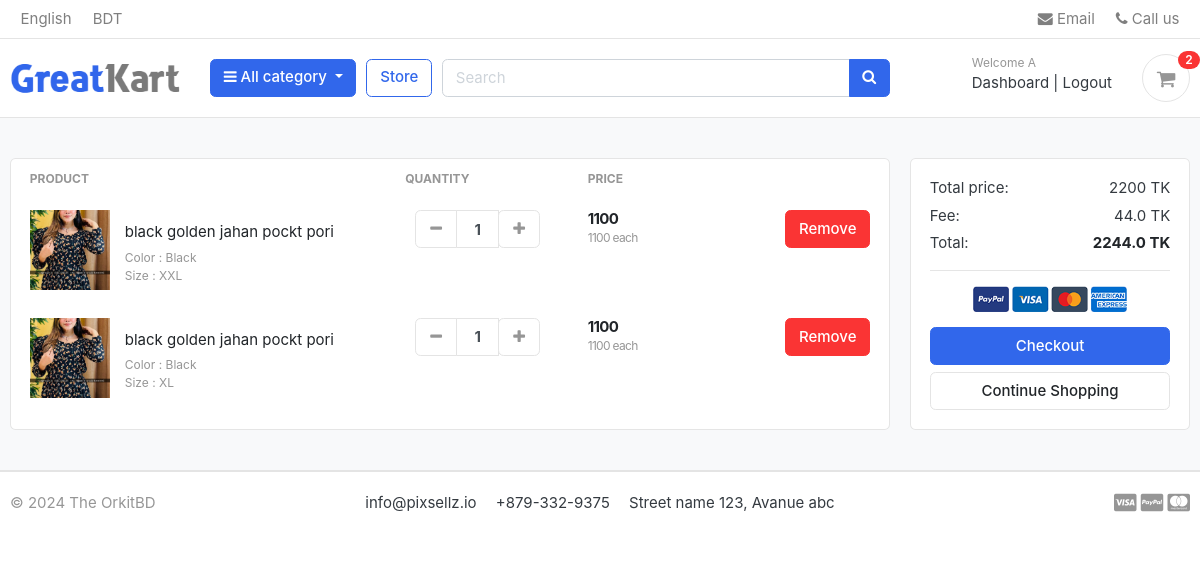
Screenshot of /cart/ (signed in) with the database file from the repository.
### accounts/models.py (models this page shows, shortened)
class Account(AbstractBaseUser):
    first_name      = models.CharField(max_length=50)
    last_name       = models.CharField(max_length=50)
    username        = models.CharField(max_length=50, unique=True)
    email           = models.EmailField(max_length=100, unique=True)
    phone_number    = models.CharField(max_length=50)
    date_joined     = models.DateTimeField(auto_now_add=True)
    last_login      = models.DateTimeField(auto_now_add=True)
    is_admin        = models.BooleanField(default=False)
    is_staff        = models.BooleanField(default=False)
    is_active        = models.BooleanField(default=False)
    is_superadmin        = models.BooleanField(default=False)
    USERNAME_FIELD = 'email'
    REQUIRED_FIELDS = ['username', 'first_name', 'last_name','phone_number']
    objects = MyAccountManager()

### carts/models.py (models this page shows, shortened)
class CartItem(models.Model):
    user = models.ForeignKey(Account,on_delete=models.CASCADE,null=True)
    product = models.ForeignKey(Product,on_delete=models.CASCADE)
    variations = models.ManyToManyField(Variation, blank=True)
    cart = models.ForeignKey(Cart,on_delete=models.CASCADE, null=True)
    quantity = models.IntegerField()
    is_active = models.BooleanField(default=True)
    def sub_total(self):
        return self.product.price *self.quantity

### store/models.py (models this page shows, shortened)
class Product (models.Model):
    product_name = models.CharField(max_length=100,unique=True)
    slug  = models.SlugField(max_length=100,unique=True)
    description = models.CharField(max_length=1000,unique=True)
    price = models.IntegerField()
    images = models.ImageField(upload_to='photos/products')
    stock = models.IntegerField()
    is_avilable = models.BooleanField(default=True)
    category = models.ForeignKey(Category,on_delete=models.CASCADE)
    created_date = models.DateTimeField(auto_now=True)
    modified_date = models.DateTimeField(auto_now=True)
    def get_url(self):
        return reverse('product_detail',args=[self.category.slug, self.slug])

class Variation(models.Model):
    product = models.ForeignKey(Product, on_delete = models.CASCADE)
    variation_category  = models.CharField(max_length=20,choices=variation_category_choice)
    variation_value = models.CharField(max_length=20)
    is_active = models.BooleanField(default=True)
    created_date = models.DateTimeField(auto_now=True)
    objects = VariationManager()

### carts/views.py (the view)
# urls.py: path('',cart,name='cart'),
def cart(request, total=0, quantity=0, cart_items=None):
    try:
        fee = 0
        grand_total = 0
        if request.user.is_authenticated:
            cart_items = CartItem.objects.filter(user=request.user, is_active=True)
        else:
            cart = Cart.objects.get(cart_id=_cart_id(request))
            cart_items = CartItem.objects.filter(cart=cart, is_active=True)
        for cart_item in cart_items:
            total += (cart_item.product.price * cart_item.quantity)
            quantity += cart_item.quantity
        fee = (2 * total)/100
        grand_total = total + fee
    except:
        pass #just ignore
    context = {
        'total': total,
        'quantity':quantity,
        'cart_items': cart_items,
        'fee':fee,
        'grand_total':grand_total,
    }
    return render(request,'cart/cart.html',context)

### carts/context_processors.py (called while the page is built)
def counter(request):
    cart_count = 0
    if 'admin' in request.path:
        return {}
    else:
        try:
            cart = Cart.objects.filter(cart_id=_cart_id(request))
            if request.user.is_authenticated:
                cart_items = CartItem.objects.all().filter(user=request.user)
            else:
                cart_items = CartItem.objects.all().filter(cart=cart[:1])
            for cart_item in cart_items:
                cart_count += cart_item.quantity
        except Cart.DoesNotExist:
            cart_count = 0
    return dict(cart_count=cart_count)

### carts/views.py (called while the page is built)
def _cart_id(request):
    cart = request.session.session_key
    if not cart :
        cart = request.session.create()
    return cart

### category/context_processors.py (called while the page is built)
def menu_links(request):
    links = Category.objects.all()
    return dict(links=links)

### category/models.py (called while the page is built)
    def get_url(self):
        return reverse('products_by_category',args=[self.slug])

### templates/cart/cart.html (shortened to what this page needs)
{% extends "base.html" %}
{% load static %}
{%block content%}
<section class="section-content padding-y bg">
<div class="container">
{%if  not cart_items %}
	<div class="text-center">
	<h2>Your Shopping Cart  is Empty </h2>
	<a class="btn btn-primary" href="{% url 'store' %}"> Continue  Shopping </a>
{% else %}
<div class="row">
	<aside class="col-lg-9">
<div class="card">
<table class="table table-borderless table-shopping-cart">
<thead class="text-muted">
<tr class="small text-uppercase">
  <th scope="col">Product</th>
  <th scope="col" width="120">Quantity</th>
  <th scope="col" width="120">Price</th>
  <th scope="col" class="text-right" width="200"> </th>
</tr>
</thead>
<tbody>
	{% for cart_item  in cart_items %}
<tr>
	<td>
		<figure class="itemside align-items-center">
			<div class="aside">
				<a href="{{cart_item.product.get_url}}" class="title text-dark">
					<img src="{{cart_item.product.images.url}}" class="img-sm">
				</a>
			</div>
			<figcaption class="info">
				<a href="{{cart_item.product.get_url}}" class="title text-dark">{{cart_item.product.product_name}}</a>
				<p class="text-muted small">
					{% if cart_item.variations.all %}
						{% for item in cart_item.variations.all %}
							{{ item.variation_category | capfirst }} : {{ item.variation_value | capfirst }} <br>
						{% endfor %}
					{% endif %}
				</p>
			</figcaption>
		</figure>
	</td>
	<td>
					<div class="col">
						<div class="input-group input-spinner">
							<div class="input-group-prepend">
								<a href="{% url 'remove_cart' cart_item.product.id cart_item.id %}" class="btn btn-light" type="button" id="button-plus"> <i class="fa fa-minus"></i> </a>
							</div>
							<input type="text" class="form-control"  value="{{cart_item.quantity}}">
							<div class="input-group-append">
								<form action="{% url 'add_cart' cart_item.product.id %}" method="POST">
									<button class="btn btn-light" type="submit" id="button-minus"> <i class="fa fa-plus"></i> </button>
								</form>
							</div>
						</div>
					</div>
	</td>
	<td>
		<div class="price-wrap">
			<var class="price">{{cart_item.sub_total}}</var>
			<small class="text-muted">{{cart_item.product.price}} each </small>
		</div>
	</td>
	<td class="text-right">
	<a href="{%url 'remove_item' cart_item.product.id cart_item.id %}" class="btn btn-danger"> Remove</a>
	</td>
</tr>
{% endfor %}
</tbody>
</table>
</div>
	</aside>
	<aside class="col-lg-3">
		<div class="card">
		<div class="card-body">
			<dl class="dlist-align">
			  <dt>Total price:</dt>
			  <dd class="text-right">{{total}} TK </dd>
			</dl>
			<dl class="dlist-align">
			  <dt>Fee:</dt>
			  <dd class="text-right">{{fee}} TK</dd>
			</dl>
			<dl class="dlist-align">
			  <dt>Total:</dt>
			  <dd class="text-right text-dark b"><strong>{{grand_total}} TK</strong></dd>
			</dl>
			<hr>
			<p class="text-center mb-3">
				<img src="{%static './images/misc/payments.png'%}" height="26">
			</p>
			<a href="{% url 'checkout' %}" class="btn btn-primary btn-block"> Checkout </a>
			<a href="{% url 'store' %}" class="btn btn-light btn-block">Continue Shopping</a>
		</div>
		</div>
</aside>
</div>
{%endif%}
</div>
</section>
{% endblock %}

### templates/includes/navbar.html (shortened to what this page needs)
{% load static %}
<header class="section-header">
    <nav class="navbar p-md-0 navbar-expand-sm navbar-light border-bottom">
    <div class="container">
      <div class="collapse navbar-collapse" id="navbarTop4">
        <ul class="navbar-nav mr-auto">
            <li class="nav-item dropdown">
                 <a href="#" class="nav-link">English </a>
            </li>
            <li class="nav-item dropdown">
                <a href="#" class="nav-link"> BDT </a>
            </li>
        </ul>
        <ul class="navbar-nav">
            <li><a href="#" class="nav-link"> <i class="fa fa-envelope"></i> Email </a></li>
            <li><a href="#" class="nav-link"> <i class="fa fa-phone"></i> Call us </a></li>
        </ul>
      </div>
    </div>
    </nav>
    <section class="header-main border-bottom">
        <div class="container">
    <div class="row align-items-center">
        <div class="col-lg-2 col-md-3 col-6">
            <a href="{% url 'home'%}" class="brand-wrap">
                <img class="logo" src="{% static './images/logo.png' %}">
            </a>
        </div>
        <div class="col-lg col-sm col-md col-6 flex-grow-0">
            <div class="category-wrap dropdown d-inline-block float-right">
                <button type="button" class="btn btn-primary dropdown-toggle" data-toggle="dropdown">
                    <i class="fa fa-bars"></i> All category
                </button>
            </div>
        </div>
        <a href="{% url 'store' %}" class="btn btn-outline-primary">Store</a>
        <div class="col-lg  col-md-6 col-sm-12 col">
            <form action="{%url 'search'%}" class="search" method='GET'>
                <div class="input-group w-100">
                    <input type="text" class="form-control" style="width:60%;" placeholder="Search" name='keyword'>
                    <div class="input-group-append">
                      <button class="btn btn-primary" type="submit">
                        <i class="fa fa-search"></i>
                      </button>
                    </div>
                </div>
            </form>
        </div>
        <div class="col-lg-3 col-sm-6 col-8 order-2 order-lg-3">
                <div class="d-flex justify-content-end mb-3 mb-lg-0">
                    {% if user.id is None %}
                    <div class="widget-header">
                    <small class="title text-muted">Welcome guest!</small>
                    <div>
                        <a href="{% url 'login' %}">Sign in</a> <span class="dark-transp"> | </span>
                        <a href="{% url 'register' %}"> Register</a>
                    </div>
                    </div>
                    {% else %}
                    <div class="widget-header">
                    <small class="title text-muted">Welcome {{user.first_name}}</small>
                    <div>
                        <a href="{% url 'dashboard' %}">Dashboard</a> <span class="dark-transp"> | </span>
                        <a href="{% url 'logout' %}"> Logout</a>
                    </div>
                    </div>
                    {% endif %}
                        <a href="{%url 'cart' %}" class="widget-header pl-3 ml-3">
                            <div class="icon icon-sm rounded-circle border"><i class="fa fa-shopping-cart"></i></div>
                            <span class="badge badge-pill badge-danger notify">{{cart_count}}</span>
                        </a>
                    </div>
                </div>
    </div>
        </div>
    </section>
    </header>

### static/css/ui.css (style rules this page uses)
html { font-family: "Inter", sans-serif; font-size: 15px; }
.price-wrap { letter-spacing: -0.7px; }
.icon-xs, .icon-sm, .icon-md, .icon-lg { display: inline-block; text-align: center; flex-shrink: 0; flex-grow: 0; }
.icon-sm { width: 48px; height: 48px; line-height: 48px !important; font-size: 20px; }
.img-xs, .img-sm, .img-md, .img-lg { -o-object-fit: cover; object-fit: cover; flex-shrink: 0; flex-grow: 0; }
.img-sm { width: 80px; height: 80px; }
.padding-y { padding-top: 40px; padding-bottom: 40px; }
var { font-style: normal; }
figure { margin-bottom: 0; }
.bg { background-color: #f8f9fa; }
.b { font-weight: 600; }
p:last-child { margin-bottom: 0; }
.header-main { position: relative; padding-top: 1rem; padding-bottom: 1rem; }
.brand-wrap .logo, .navbar-brand .logo { margin-right: 7px; max-height: 42px; display: inline-block; }
.widget-header { display: inline-block; vertical-align: middle; position: relative; }
.widget-header a { color: #343a40; }
.widget-header i { color: #969696; }
.widget-header .title { display: block; }
.widget-header .notify { position: absolute; top: -3px; right: -10px; }
.btn-light { background-color: #fff; border-color: #e4e4e4; }
.btn-light i { color: #969696; }
.itemside { position: relative; display: flex; width: 100%; }
.itemside .aside { position: relative; flex-shrink: 0; }
.itemside .info { padding-left: 15px; padding-right: 7px; }
.itemside p { margin-bottom: 0; }
.itemside .title { display: block; margin-bottom: 5px; color: #212529; }
[class*=dlist-] { margin-bottom: 5px; }
[class*=dlist-] dd { margin-bottom: 0; }
.dlist-align { display: flex; }
.dlist-align dt { width: 150px; word-wrap: break-word; font-weight: normal; }
.dlist-align dd { flex-grow: 1; }
.notify { position: absolute; top: -4px; right: -10px; display: inline-block; padding: 0.25em 0.6em; font-size: 12px; line-height: 1; text-align: center; border-radius: 3rem; color: #fff; background-color: #fa3434; }
.price { font-weight: 600; color: #212529; }
.input-spinner { width: 125px; flex-wrap: nowrap; display: inline-flex; vertical-align: middle; }
.input-spinner input.form-control { text-align: center; max-width: 46px; font-weight: bold; flex-basis: 46px; border-color: #e4e4e4; flex-grow: 0; }
.input-spinner .btn { width: 42px; text-align: center; padding-left: 0.5rem; padding-right: 0.5rem; }
.table-shopping-cart.table td, .table-shopping-cart.table th { padding-left: 1.25rem; padding-right: 1.25rem; }
.table-shopping-cart .price-wrap { line-height: 1.2; }
.table-shopping-cart .price { font-weight: bold; margin-right: 5px; display: block; }

### rows the page displays
Account: first_name "A"
CartItem: product.images (picture), product.product_name "black golden jahan pockt pori", quantity "1", sub_total "1100", product.price "1100"
Variation: variation_category "Color", variation_value "Black"
Variation: variation_category "Size", variation_value "XXL"
CartItem: product.images (picture), product.product_name "black golden jahan pockt pori", quantity "1", sub_total "1100", product.price "1100"
Variation: variation_category "Size", variation_value "XL"

### other values shown
{{ cart_count }} "2"
{{ total }} "2200"
{{ fee }} "44.0"
{{ grand_total }} "2244.0"
